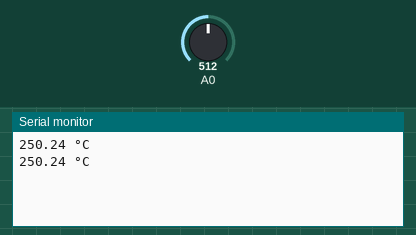
A sketch run on a simulated Arduino Uno, built with avr-gcc and run on an emulated ATmega328P. Parts: the last lines printed to the serial monitor. The test bench sets the inputs (shaded band); at power-on: A0 = 512.

Above: at 1.8 s.
1.9 s: A0 set to 716
At 2.3 s:
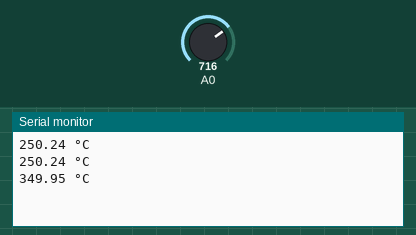
3.4 s: A0 set to 900
At 4.8 s:
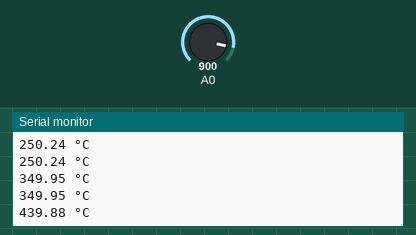
Timing chart, 0 to 6.4 s (numbered marks = the images above; inputs shaded):
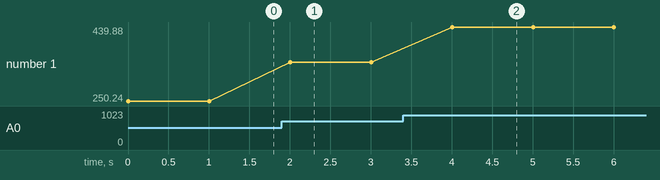

Measured:
- after the input at 1.9 s, the serial monitor: prints a new line after 0.10 s (image 1)
- after the input at 3.4 s, the serial monitor: prints a new line after 0.60 s (image 2)
- plotted number 1: 250.24 → 349.95 after the input at 1.9 s, 349.95 → 439.88 after the input at 3.4 s

The sketch:

SensorTempLM35.ino
```cpp
void setup() {
  Serial.begin(9600);
}
void loop() {
  int temperatura=(analogRead(A0));
  float celsius=(temperatura*5)/1023.0*100;
  Serial.print(celsius);
  Serial.println(" °C");
  delay(1000);
}
```
